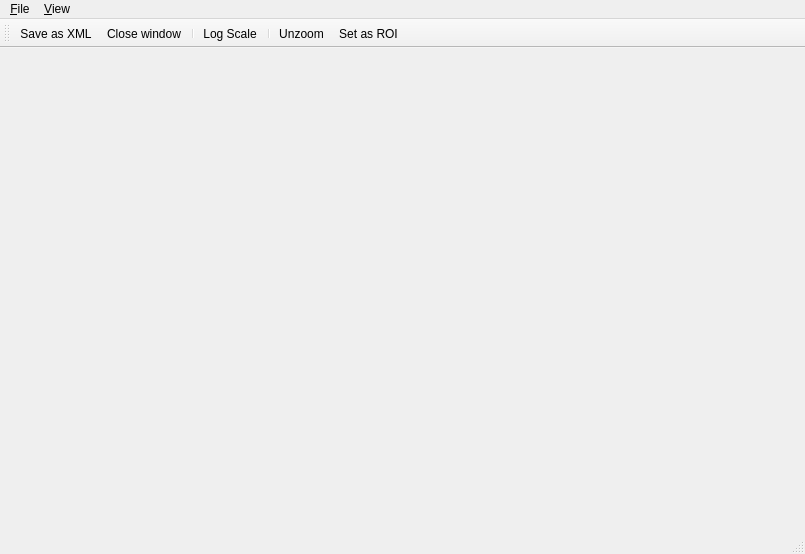
<?xml version="1.0" encoding="UTF-8"?>
<ui version="4.0">
 <class>TableWindow</class>
 <widget class="QMainWindow" name="TableWindow">
  <property name="geometry">
   <rect>
    <x>0</x>
    <y>0</y>
    <width>805</width>
    <height>554</height>
   </rect>
  </property>
  <property name="windowTitle">
   <string>Live data</string>
  </property>
  <property name="windowIcon">
   <iconset resource="../../../resources/nicos-gui.qrc">
    <normaloff>:/plotter</normaloff>:/plotter</iconset>
  </property>
  <widget class="QWidget" name="centralwidget">
   <layout class="QVBoxLayout" name="verticalLayout_2">
    <property name="margin">
     <number>0</number>
    </property>
   </layout>
  </widget>
  <widget class="QMenuBar" name="menubar">
   <property name="geometry">
    <rect>
     <x>0</x>
     <y>0</y>
     <width>805</width>
     <height>21</height>
    </rect>
   </property>
   <widget class="QMenu" name="menuFile">
    <property name="title">
     <string>&amp;File</string>
    </property>
    <addaction name="actionWriteXml"/>
    <addaction name="separator"/>
    <addaction name="actionClose"/>
    <addaction name="separator"/>
   </widget>
   <widget class="QMenu" name="menuView">
    <property name="title">
     <string>&amp;View</string>
    </property>
    <addaction name="actionSetAsROI"/>
    <addaction name="actionUnzoom"/>
    <addaction name="actionLogScale"/>
    <addaction name="actionNormalized"/>
    <addaction name="actionLegend"/>
   </widget>
   <addaction name="menuFile"/>
   <addaction name="menuView"/>
  </widget>
  <widget class="QStatusBar" name="statusBar"/>
  <widget class="QToolBar" name="toolBar">
   <property name="windowTitle">
    <string>toolBar</string>
   </property>
   <attribute name="toolBarArea">
    <enum>TopToolBarArea</enum>
   </attribute>
   <attribute name="toolBarBreak">
    <bool>false</bool>
   </attribute>
   <addaction name="actionWriteXml"/>
   <addaction name="actionClose"/>
   <addaction name="separator"/>
   <addaction name="actionLogScale"/>
   <addaction name="separator"/>
   <addaction name="actionUnzoom"/>
   <addaction name="actionSetAsROI"/>
  </widget>
  <action name="actionPrint">
   <property name="icon">
    <iconset resource="../../../resources/nicos-gui.qrc">
     <normaloff>:/print</normaloff>:/print</iconset>
   </property>
   <property name="text">
    <string>&amp;Print...</string>
   </property>
   <property name="shortcut">
    <string>Ctrl+P</string>
   </property>
  </action>
  <action name="actionClose">
   <property name="icon">
    <iconset resource="../../../resources/nicos-gui.qrc">
     <normaloff>:/quit</normaloff>:/quit</iconset>
   </property>
   <property name="text">
    <string>&amp;Close window</string>
   </property>
   <property name="shortcut">
    <string>Ctrl+Q</string>
   </property>
  </action>
  <action name="actionUnzoom">
   <property name="icon">
    <iconset resource="../../../resources/nicos-gui.qrc">
     <normaloff>:/viewfull</normaloff>:/viewfull</iconset>
   </property>
   <property name="text">
    <string>&amp;Unzoom</string>
   </property>
  </action>
  <action name="actionPDF">
   <property name="icon">
    <iconset resource="../../../resources/nicos-gui.qrc">
     <normaloff>:/save</normaloff>:/save</iconset>
   </property>
   <property name="text">
    <string>&amp;Save as PDF...</string>
   </property>
  </action>
  <action name="actionLogScale">
   <property name="checkable">
    <bool>true</bool>
   </property>
   <property name="text">
    <string>&amp;Logarithmic Y scale</string>
   </property>
   <property name="iconText">
    <string>Log Scale</string>
   </property>
   <property name="shortcut">
    <string>Ctrl+L</string>
   </property>
  </action>
  <action name="actionNormalized">
   <property name="checkable">
    <bool>true</bool>
   </property>
   <property name="text">
    <string>&amp;Normalized</string>
   </property>
   <property name="iconText">
    <string>Normalized</string>
   </property>
  </action>
  <action name="actionLegend">
   <property name="checkable">
    <bool>true</bool>
   </property>
   <property name="text">
    <string>L&amp;egend</string>
   </property>
  </action>
  <action name="actionResetPlot">
   <property name="text">
    <string>Reset</string>
   </property>
  </action>
  <action name="actionWriteXml">
   <property name="icon">
    <iconset resource="../../../resources/nicos-gui.qrc">
     <normaloff>:/save</normaloff>:/save</iconset>
   </property>
   <property name="text">
    <string>Save as XML...</string>
   </property>
  </action>
  <action name="actionSetAsROI">
   <property name="icon">
    <iconset resource="../../../resources/nicos-gui.qrc">
     <normaloff>:/find</normaloff>:/find</iconset>
   </property>
   <property name="text">
    <string>Set as ROI</string>
   </property>
  </action>
 </widget>
 <resources>
  <include location="../../../resources/nicos-gui.qrc"/>
 </resources>
 <connections>
  <connection>
   <sender>actionClose</sender>
   <signal>triggered()</signal>
   <receiver>TableWindow</receiver>
   <slot>close()</slot>
   <hints>
    <hint type="sourcelabel">
     <x>-1</x>
     <y>-1</y>
    </hint>
    <hint type="destinationlabel">
     <x>321</x>
     <y>230</y>
    </hint>
   </hints>
  </connection>
 </connections>
</ui>
